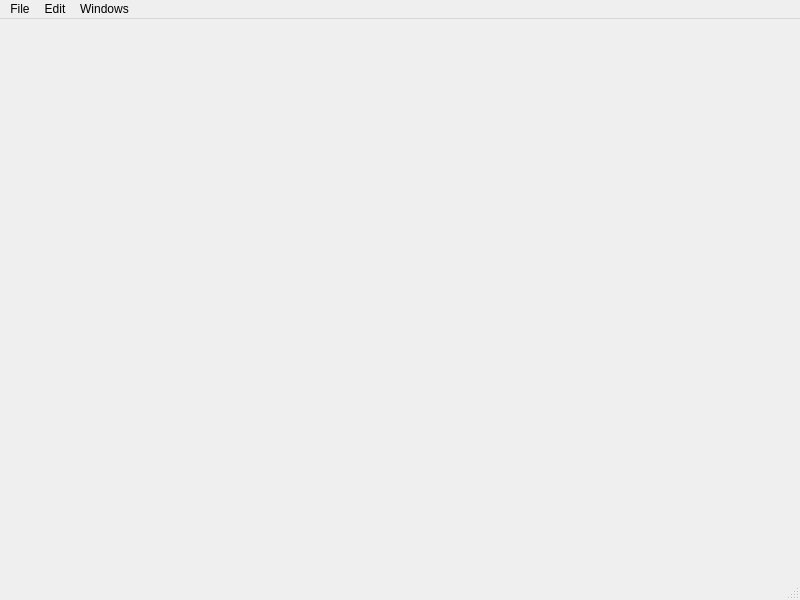
<?xml version="1.0" encoding="UTF-8"?>
<ui version="4.0">
 <class>MainWindow</class>
 <widget class="QMainWindow" name="MainWindow">
  <property name="geometry">
   <rect>
    <x>0</x>
    <y>0</y>
    <width>800</width>
    <height>600</height>
   </rect>
  </property>
  <property name="windowTitle">
   <string>MainWindow</string>
  </property>
  <widget class="QWidget" name="centralwidget"/>
  <widget class="QMenuBar" name="menubar">
   <property name="geometry">
    <rect>
     <x>0</x>
     <y>0</y>
     <width>800</width>
     <height>22</height>
    </rect>
   </property>
   <widget class="QMenu" name="menuFile">
    <property name="title">
     <string>File</string>
    </property>
    <addaction name="mActionOpenMap"/>
    <addaction name="mActionCloseMap"/>
    <addaction name="mChangeContextAction"/>
    <addaction name="separator"/>
    <addaction name="mActionSave"/>
    <addaction name="separator"/>
    <addaction name="mActionQuit"/>
   </widget>
   <widget class="QMenu" name="menuEdit">
    <property name="title">
     <string>Edit</string>
    </property>
    <addaction name="mActionRenderingOptions"/>
   </widget>
   <widget class="QMenu" name="menuWindows">
    <property name="title">
     <string>Windows</string>
    </property>
    <addaction name="mActionPropertyEditorVisible"/>
    <addaction name="mActionWaypointBrowserVisible"/>
   </widget>
   <addaction name="menuFile"/>
   <addaction name="menuEdit"/>
   <addaction name="menuWindows"/>
  </widget>
  <widget class="QStatusBar" name="statusbar"/>
  <action name="actionQuit">
   <property name="text">
    <string>Quit</string>
   </property>
  </action>
  <action name="mActionQuit">
   <property name="text">
    <string>&amp;Quit</string>
   </property>
  </action>
  <action name="mChangeContextAction">
   <property name="text">
    <string>Change Project Context</string>
   </property>
  </action>
  <action name="mActionOpenMap">
   <property name="text">
    <string>Open Map</string>
   </property>
  </action>
  <action name="mActionCloseMap">
   <property name="text">
    <string>Close Map</string>
   </property>
  </action>
  <action name="mActionRenderingOptions">
   <property name="text">
    <string>Rendering Options</string>
   </property>
  </action>
  <action name="mActionPropertyEditorVisible">
   <property name="checkable">
    <bool>true</bool>
   </property>
   <property name="checked">
    <bool>true</bool>
   </property>
   <property name="text">
    <string>Property Editor</string>
   </property>
  </action>
  <action name="mActionWaypointBrowserVisible">
   <property name="checkable">
    <bool>true</bool>
   </property>
   <property name="checked">
    <bool>true</bool>
   </property>
   <property name="text">
    <string>Waypoint Browser</string>
   </property>
  </action>
  <action name="mActionSave">
   <property name="text">
    <string>&amp;Save</string>
   </property>
  </action>
 </widget>
 <resources/>
 <connections>
  <connection>
   <sender>mActionQuit</sender>
   <signal>triggered()</signal>
   <receiver>MainWindow</receiver>
   <slot>close()</slot>
   <hints>
    <hint type="sourcelabel">
     <x>-1</x>
     <y>-1</y>
    </hint>
    <hint type="destinationlabel">
     <x>399</x>
     <y>299</y>
    </hint>
   </hints>
  </connection>
 </connections>
</ui>
